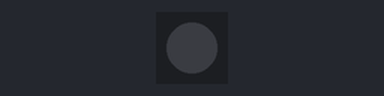
Simulated run of this sketch. Board: ESP32. Shown: 1 RGB LEDs in strip order, left to right. Dim RGB values are drawn brighter than linear.

Above: at 0.15 s.
At 10.44 s:
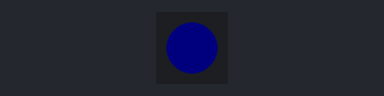
At 21.04 s:
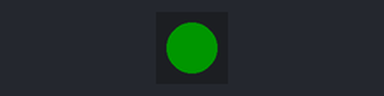
At 39.81 s:
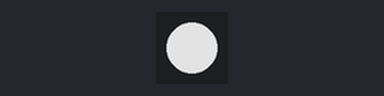
Timing chart, 0 to 40.0 s (numbered marks = the images above):
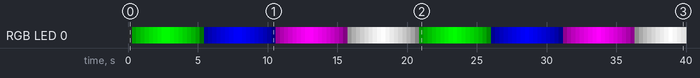

Measured:
- by itself, RGB LED 0: off → RGB(0, 30, 0) at 0.30 s, → RGB(0, 60, 0) 0.30 s later, → RGB(0, 90, 0) 0.30 s later, → RGB(0, 120, 0) 0.30 s later, … (132 changes in this stretch)

The sketch:

rgb2.ino
```cpp
#include <Adafruit_NeoPixel.h>

#define RGB_PIN 27
#define NUMPIXELS 1

Adafruit_NeoPixel rgb(NUMPIXELS, RGB_PIN, NEO_GRB + NEO_KHZ800);

void setup() {
  rgb.begin();
  //rgb.setBrightness(30);

}

void loop() {

  /*
  // Kırmızı
  for(int i=0;i<=255;i++){

  rgb.setPixelColor(0, rgb.Color(i, 0, 0));
  rgb.show();
  delay(10);

  }
  for(int i=255;i>=0;i--){

  rgb.setPixelColor(0, rgb.Color(i, 0, 0));
  rgb.show();
  delay(10);

  }
   delay(10);
   */
  // Yeşil
    for(int i=0;i<=255;i++){

  rgb.setPixelColor(0, rgb.Color(0, i, 0));
  rgb.show();
  delay(10);

  }
  for(int i=255;i>=0;i--){

  rgb.setPixelColor(0, rgb.Color(0, i, 0));
  rgb.show();
  delay(10);

  }
  delay(10);

  // Mavi
  for(int i=0;i<=255;i++){

  rgb.setPixelColor(0, rgb.Color(0, 0, i));
  rgb.show();
  delay(10);

  }
  for(int i=255;i>=0;i--){

  rgb.setPixelColor(0, rgb.Color(0, 0, i));
  rgb.show();
  delay(10);

  }
  //mor
  for(int i=0;i<=255;i++){

  rgb.setPixelColor(0, rgb.Color(i, 0, i));
  rgb.show();
  delay(10);

  }
  for(int i=255;i>=0;i--){

  rgb.setPixelColor(0, rgb.Color(i, 0, i));
  rgb.show();
  delay(10);

  }
//beyaz
    for(int i=0;i<=255;i++){

  rgb.setPixelColor(0, rgb.Color(i, i, i));
  rgb.show();
  delay(10);

  }
  for(int i=255;i>=0;i--){

  rgb.setPixelColor(0, rgb.Color(i, i, i));
  rgb.show();
  delay(10);

  }


}
```
